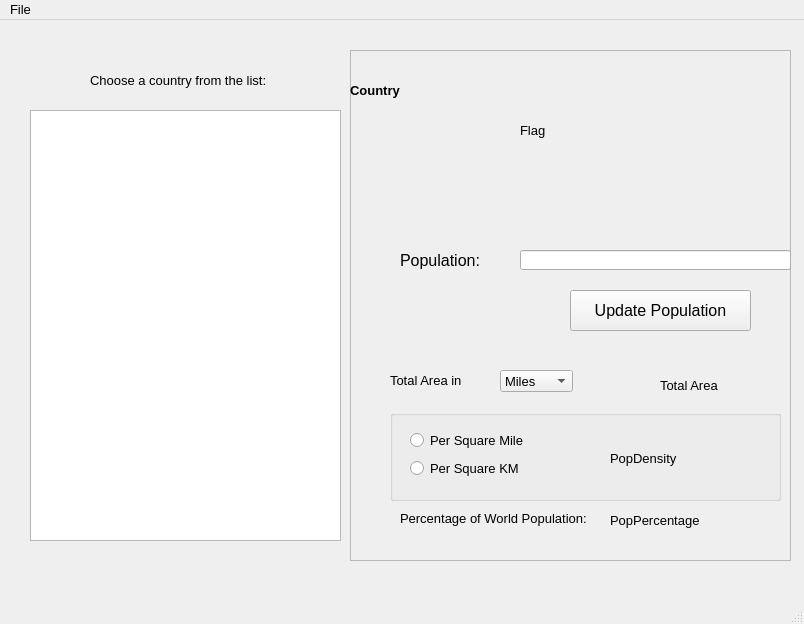
<?xml version="1.0" encoding="UTF-8"?>
<ui version="4.0">
 <class>MainWindow</class>
 <widget class="QMainWindow" name="MainWindow">
  <property name="geometry">
   <rect>
    <x>0</x>
    <y>0</y>
    <width>804</width>
    <height>624</height>
   </rect>
  </property>
  <property name="font">
   <font>
    <pointsize>10</pointsize>
    <weight>50</weight>
    <bold>false</bold>
   </font>
  </property>
  <property name="windowTitle">
   <string>Countries of the World</string>
  </property>
  <widget class="QWidget" name="centralwidget">
   <widget class="QListWidget" name="listCountry">
    <property name="geometry">
     <rect>
      <x>30</x>
      <y>90</y>
      <width>311</width>
      <height>431</height>
     </rect>
    </property>
   </widget>
   <widget class="QLabel" name="labelChooseCountry">
    <property name="geometry">
     <rect>
      <x>90</x>
      <y>50</y>
      <width>241</width>
      <height>21</height>
     </rect>
    </property>
    <property name="text">
     <string>Choose a country from the list:</string>
    </property>
   </widget>
   <widget class="QFrame" name="frameRight">
    <property name="enabled">
     <bool>true</bool>
    </property>
    <property name="geometry">
     <rect>
      <x>350</x>
      <y>30</y>
      <width>441</width>
      <height>511</height>
     </rect>
    </property>
    <property name="frameShape">
     <enum>QFrame::StyledPanel</enum>
    </property>
    <property name="frameShadow">
     <enum>QFrame::Raised</enum>
    </property>
    <widget class="QLabel" name="countryPop">
     <property name="geometry">
      <rect>
       <x>50</x>
       <y>200</y>
       <width>91</width>
       <height>21</height>
      </rect>
     </property>
     <property name="font">
      <font>
       <pointsize>12</pointsize>
       <weight>50</weight>
       <bold>false</bold>
      </font>
     </property>
     <property name="text">
      <string>Population:</string>
     </property>
    </widget>
    <widget class="QLabel" name="labelTotalAreaIn">
     <property name="geometry">
      <rect>
       <x>40</x>
       <y>320</y>
       <width>91</width>
       <height>20</height>
      </rect>
     </property>
     <property name="text">
      <string>Total Area in</string>
     </property>
    </widget>
    <widget class="QPushButton" name="pushUpdatePopulation">
     <property name="enabled">
      <bool>true</bool>
     </property>
     <property name="geometry">
      <rect>
       <x>220</x>
       <y>240</y>
       <width>181</width>
       <height>41</height>
      </rect>
     </property>
     <property name="font">
      <font>
       <pointsize>12</pointsize>
       <weight>50</weight>
       <bold>false</bold>
      </font>
     </property>
     <property name="text">
      <string>Update Population</string>
     </property>
    </widget>
    <widget class="QLineEdit" name="lineEditCountryPop">
     <property name="geometry">
      <rect>
       <x>170</x>
       <y>200</y>
       <width>271</width>
       <height>20</height>
      </rect>
     </property>
    </widget>
    <widget class="QGroupBox" name="groupBox">
     <property name="enabled">
      <bool>true</bool>
     </property>
     <property name="geometry">
      <rect>
       <x>40</x>
       <y>360</y>
       <width>391</width>
       <height>91</height>
      </rect>
     </property>
     <property name="title">
      <string/>
     </property>
     <widget class="QLabel" name="labelPopDensity">
      <property name="geometry">
       <rect>
        <x>220</x>
        <y>40</y>
        <width>161</width>
        <height>16</height>
       </rect>
      </property>
      <property name="text">
       <string>PopDensity</string>
      </property>
     </widget>
     <widget class="QRadioButton" name="radioButton_PerMile">
      <property name="geometry">
       <rect>
        <x>20</x>
        <y>20</y>
        <width>181</width>
        <height>21</height>
       </rect>
      </property>
      <property name="text">
       <string>Per Square Mile</string>
      </property>
     </widget>
     <widget class="QRadioButton" name="radioButton_PerKM">
      <property name="enabled">
       <bool>true</bool>
      </property>
      <property name="geometry">
       <rect>
        <x>20</x>
        <y>50</y>
        <width>151</width>
        <height>17</height>
       </rect>
      </property>
      <property name="text">
       <string>Per Square KM</string>
      </property>
     </widget>
    </widget>
    <widget class="QComboBox" name="comboBox_KmOrMiles">
     <property name="geometry">
      <rect>
       <x>150</x>
       <y>320</y>
       <width>73</width>
       <height>22</height>
      </rect>
     </property>
     <item>
      <property name="text">
       <string>Miles</string>
      </property>
     </item>
     <item>
      <property name="text">
       <string>Km</string>
      </property>
     </item>
    </widget>
    <widget class="QLabel" name="labelCountryName">
     <property name="geometry">
      <rect>
       <x>0</x>
       <y>30</y>
       <width>191</width>
       <height>21</height>
      </rect>
     </property>
     <property name="font">
      <font>
       <pointsize>10</pointsize>
       <weight>75</weight>
       <bold>true</bold>
      </font>
     </property>
     <property name="text">
      <string>Country</string>
     </property>
    </widget>
    <widget class="QLabel" name="labelPercentageOfWorldPoppulation">
     <property name="geometry">
      <rect>
       <x>50</x>
       <y>460</y>
       <width>191</width>
       <height>16</height>
      </rect>
     </property>
     <property name="text">
      <string>Percentage of World Population: </string>
     </property>
    </widget>
    <widget class="QLabel" name="labelpopPercent">
     <property name="geometry">
      <rect>
       <x>260</x>
       <y>460</y>
       <width>171</width>
       <height>20</height>
      </rect>
     </property>
     <property name="text">
      <string>PopPercentage</string>
     </property>
    </widget>
    <widget class="QLabel" name="labelCountryArea">
     <property name="geometry">
      <rect>
       <x>310</x>
       <y>320</y>
       <width>81</width>
       <height>31</height>
      </rect>
     </property>
     <property name="text">
      <string>Total Area</string>
     </property>
    </widget>
    <widget class="QLabel" name="labelFlag">
     <property name="geometry">
      <rect>
       <x>170</x>
       <y>0</y>
       <width>271</width>
       <height>161</height>
      </rect>
     </property>
     <property name="text">
      <string>Flag</string>
     </property>
    </widget>
   </widget>
  </widget>
  <widget class="QMenuBar" name="menubar">
   <property name="geometry">
    <rect>
     <x>0</x>
     <y>0</y>
     <width>804</width>
     <height>23</height>
    </rect>
   </property>
   <widget class="QMenu" name="menuFile">
    <property name="title">
     <string>File</string>
    </property>
    <addaction name="actionShow_LoadCountry"/>
    <addaction name="actionSave_to_File"/>
    <addaction name="actionExit"/>
   </widget>
   <addaction name="menuFile"/>
  </widget>
  <widget class="QStatusBar" name="statusbar"/>
  <action name="actionShow_LoadCountry">
   <property name="text">
    <string>Load Counries</string>
   </property>
  </action>
  <action name="actionSave_to_File">
   <property name="text">
    <string>Save To File</string>
   </property>
  </action>
  <action name="actionExit">
   <property name="text">
    <string>Exit</string>
   </property>
  </action>
  <action name="actionshow_message">
   <property name="text">
    <string>show_message</string>
   </property>
  </action>
 </widget>
 <resources/>
 <connections/>
</ui>
